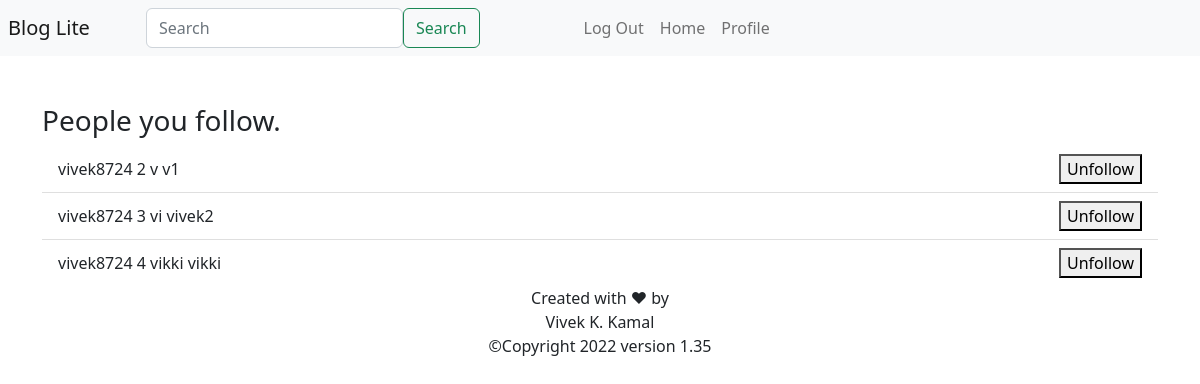
/following/vivek8724 (signed in), run on an earlier commit of the app's database.
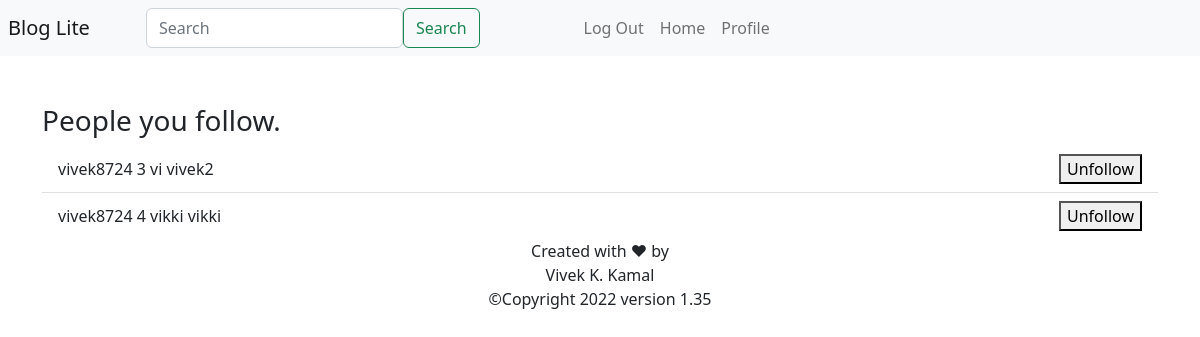
And on a later commit of the database.
### Website/app_models.py (models this page shows)
class User(db.Model, UserMixin):
    id = db.Column(db.Integer, primary_key=True)
    name = db.Column(db.String(20))
    user_name = db.Column(db.String(20), unique=True)
    password = db.Column(db.String(20))
    profile_pic = db.Column(db.LargeBinary)
    followers = db.relationship('Follower')
    followings = db.relationship('Following')

class Following(db.Model):
    id = db.Column(db.Integer, primary_key=True)
    user_id = db.Column(db.Integer, db.ForeignKey('user.id'))
    following_id = db.Column(db.Integer)

### Website/app_auth.py (the view)
@app_auth.route('/following/<user_name>', methods=['GET', 'POST'])
@login_required
def following(user_name):
    user = User.query.filter_by(user_name=user_name).first()
    return render_template('following_page.html', user=user)

### Website/__init__.py (called while the page is built)
def create_app():
    app = Flask(__name__)
    app.config['SECRET_KEY'] = "It's Vivek"
    app.config['SQLALCHEMY_DATABASE_URI'] = f'sqlite:///{DB_NAME}'
    db.init_app(app)
    login_manager = LoginManager()
    login_manager.login_view = 'app_auth.login'
    login_manager.login_message = u"Log in to access the page"
    login_manager.init_app(app)
    @login_manager.user_loader
    def load_user(id):
        return User.query.get(int(id))
    from .app_views import app_views
    from .app_auth import app_auth
    app.register_blueprint(app_views, url_prefix='/')
    app.register_blueprint(app_auth, url_index='/')
    from .app_models import User, Post, Like, Comment, Following, Follower
    with app.app_context():
        db.create_all()
    return app

### Website/Templates/following_page.html (shortened to what this page needs)
{% extends "app_base.html" %}
{% block content %}
<h3>People you follow.</h3>
<ul class="list-group list-group-flush" id="notes">
    {% for flwg in user.followings %}
    <li class="list-group-item d-flex justify-content-between align-items-center">
        {{ user.user_name }}
        {{ flwg.id }} {{ user.query.filter_by(id=flwg.following_id).first().name }}
        {{ user.query.filter_by(id=flwg.following_id).first().user_name }}
        <button type="button" onClick="unFollowFromFollowingPage('{{ flwg.id }}', '{{ user.user_name }}')">
            Unfollow
        </button>
    </li>
    {% endfor %}
</ul>
{% endblock %}

### Website/Templates/app_base.html (shortened to what this page needs)
<!DOCTYPE html>
<html lang="en">
<head>
    <link href="https://cdn.jsdelivr.net/npm/bootstrap@5.2.2/dist/css/bootstrap.min.css" rel="stylesheet">
</head>
<body >
    <header class="navbar navbar-expand-sm navbar-light bg-light">
        <div class="collapse navbar-collapse" id="navbar">
            <div class="navbar-nav">
                {% if user.is_authenticated %}
                <a href="/" class="nav-item nav-link navbar-brand me-auto">Blog Lite</a>
                {% else %}
                <p class="nav-item navbar-brand me-auto">BLOG Lite</p>
                {% endif %}
                {% if user.is_authenticated %}
                <form class="navbar-nav mx-5" method="POST" action="{{ url_for('app_auth.search') }}">
                  <input class="form-control" required name="searched" type="search" placeholder="Search" aria-label="Search">
                  <button class="btn btn-outline-success" type="submit">Search</button>
                </form>
                <ul class="navbar-nav ms-5">
                  <li class="nav-item">
                    <a href="/log-out" class="nav-link" id="logout">Log Out</a>
                  </li>
                  <li class="nav-item">
                    <a href="/" class="nav-link" id="home">Home</a>
                  </li>
                  <li class="nav-item">
                    <a href="/profile/{{ user.user_name }}" class="nav-link">Profile</a>
                  </li>
                  {% endif %}
                </ul>
            </div>
        </div>
    </header>
    <br>
    <br>
    <div class="container">
        {% block content %}
        {% endblock %}
    </div>
    </body>
    <footer>
        Created with &hearts; by<br>Vivek K. Kamal<br>&copy;Copyright 2022 version 1.35
    </footer>
</html>

### Website/Templates/app_base.html (style rules this page uses)
footer { text-align: center; bottom }

What changed in the data, as far as the page shows it:
removed Following: {{ user.user_name }} "vivek8724", id "2"
no longer on this page (row unchanged): User: query.filter_by "v", query.filter_by "v1"
